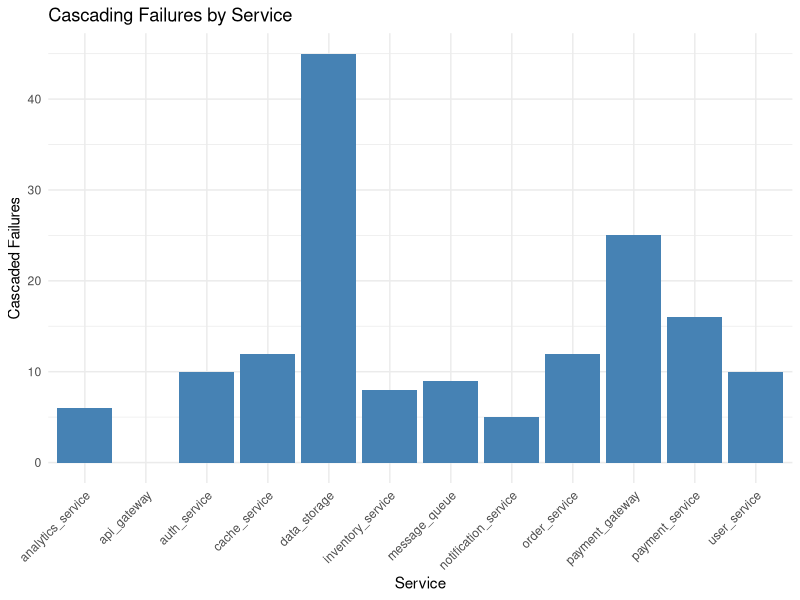
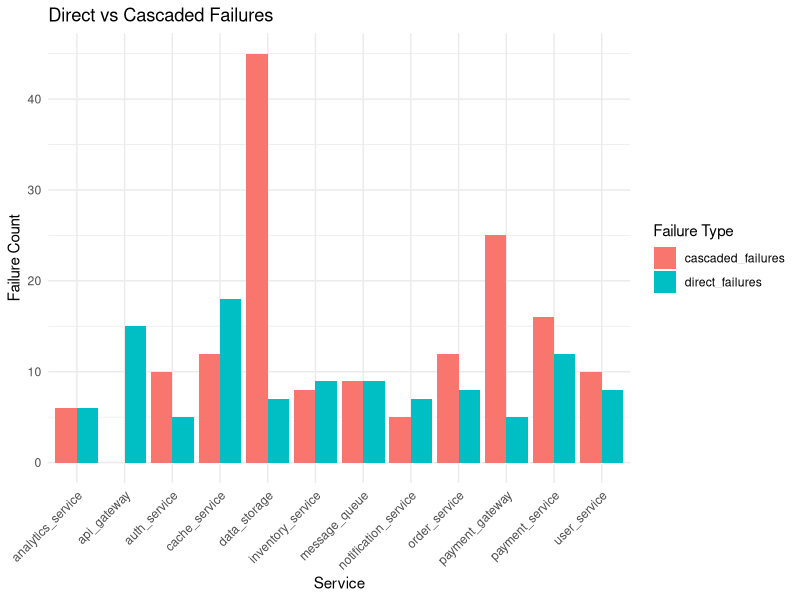
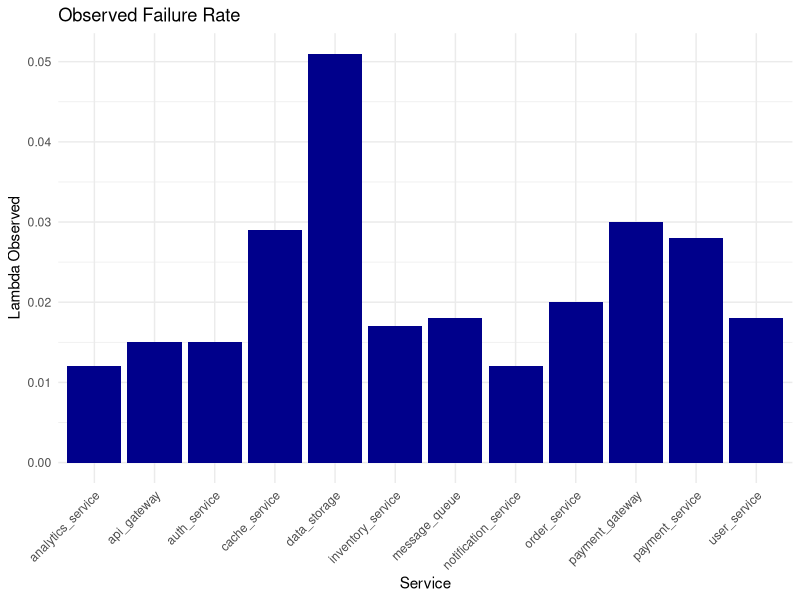

Recreate these plots in R, in order.
library(ggplot2)
library(tidyr)

cat("Starting analysis...\n")

# Load results
data <- read.csv("../../simulation_results.csv")

print(data)

# -------------------------------
# Cascading failure comparison
# -------------------------------
p1 <- ggplot(data, aes(x = service, y = cascaded_failures)) +
  geom_bar(stat = "identity", fill = "steelblue") +
  theme_minimal() +
  theme(axis.text.x = element_text(angle = 45, hjust = 1)) +
  labs(
    title = "Cascading Failures by Service",
    x = "Service",
    y = "Cascaded Failures"
  )

ggsave("cascaded_failures.png", p1, width = 8, height = 5)

# -------------------------------
# Direct vs Cascaded comparison
# (FIXED: grouped bars instead of overlap)
# -------------------------------

data_long <- pivot_longer(
  data,
  cols = c(direct_failures, cascaded_failures),
  names_to = "failure_type",
  values_to = "count"
)

p2 <- ggplot(data_long, aes(x = service, y = count, fill = failure_type)) +
  geom_bar(stat = "identity", position = "dodge") +
  theme_minimal() +
  theme(axis.text.x = element_text(angle = 45, hjust = 1)) +
  labs(
    title = "Direct vs Cascaded Failures",
    x = "Service",
    y = "Failure Count",
    fill = "Failure Type"
  )

ggsave("failure_comparison.png", p2, width = 8, height = 5)

# -------------------------------
# Observed failure rate
# -------------------------------
p3 <- ggplot(data, aes(x = service, y = lambda_observed)) +
  geom_bar(stat = "identity", fill = "darkblue") +
  theme_minimal() +
  theme(axis.text.x = element_text(angle = 45, hjust = 1)) +
  labs(
    title = "Observed Failure Rate",
    x = "Service",
    y = "Lambda Observed"
  )

ggsave("lambda_observed.png", p3, width = 8, height = 5)

cat("Graphs generated successfully.\n")
